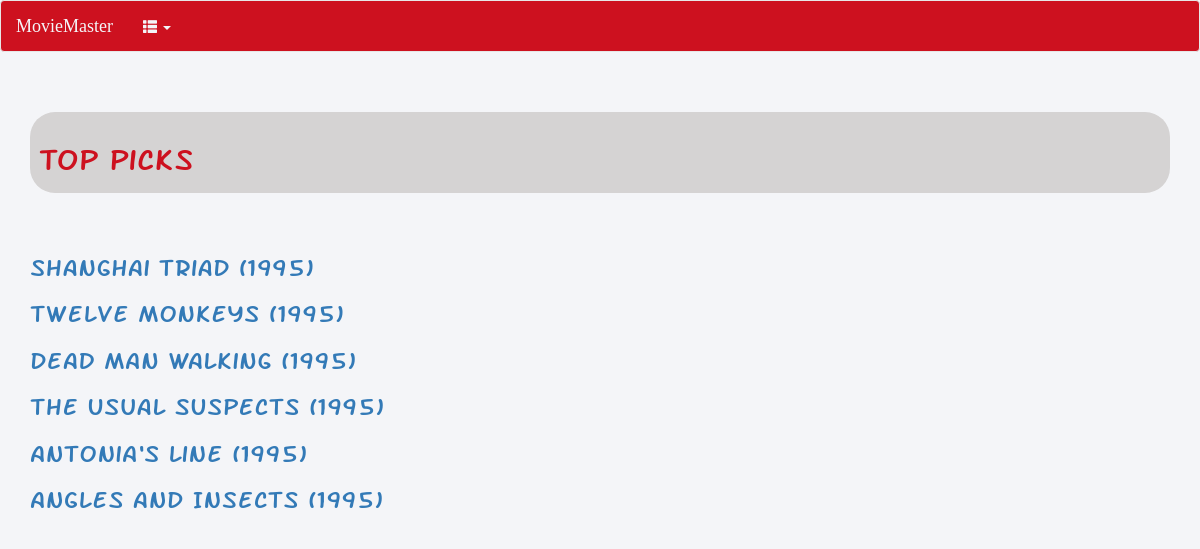
The page /user/ on the database as committed earlier.
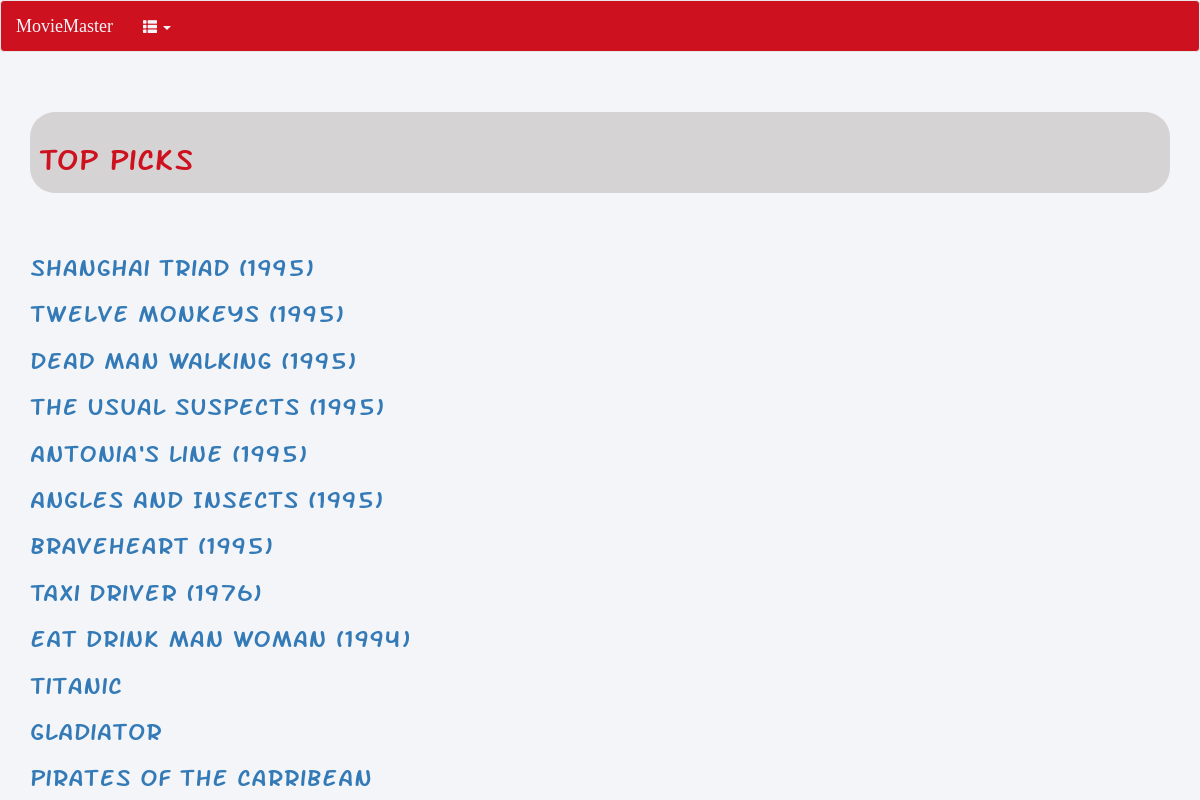
The same page on the database as committed later.
### predictions/models.py (models this page shows)
class Movie(models.Model):
	title = models.CharField(max_length=255)
	genre = models.CharField(max_length=255)
	description = models.TextField()
	user_ratings = models.PositiveIntegerField(validators=[MinValueValidator(1),MaxValueValidator(5)])
	slug = models.SlugField(unique=True)
	user = models.OneToOneField(User, blank=True, null=True)

### predictions/views.py (the view)
# urls.py: url(r'^user/$', 'predictions.views.user',name='user'),
def user(request):
	movies = Movie.objects.filter(user_ratings=5)
	return render(request, 'user.html',{
			'movies':movies,
	})

### predictions/templates/user.html (shortened to what this page needs)
{% load staticfiles %}
<!DOCTYPE html>
<html lang="en-US">
    <head>
        <link rel="stylesheet" href="{% static 'css/bootstrap.min.css' %}" />
        <link rel="stylesheet" href="{% static 'css/home.css' %}" />
        <link rel="stylesheet" href="{% static 'css/user.css' %}" />
    </head>
    <body>
        <nav class="navbar navbar-default">
            <div class="container-fluid">
                <div class="navbar-header">
                    <a class="navbar-brand" href="user.html">MovieMaster</a>
                </div>
                <div class="collapse navbar-collapse" id="mynavbar">
                    <ul class="nav navbar-nav" >
                        <li class="dropdown" >
                            <a class="dropdown-toggle" data-toggle="dropdown" href="#" ><span class="glyphicon glyphicon-th-list"></span> <span class="caret"></span></a>
                        </li>
                    </ul>
                </div>
            </div>
        </nav>
        <div class="container">
            <br>
            <br>
            <div class="row">
                <div class="col-md-12 col-sm-12">
                    <div class="well-sm">
                        <h2> Top picks</h2>
                    </div>
                </div>
            </div>
        </div>
        <br>
        <br>
        <div class="container">
            {% for movie in movies %}
                <h3><a href="{% url 'movie_detail' slug=movie.slug %}">
                    {{movie.title}}
                </a></h3>
            {% endfor %}
        </div>
    </body>
</html>

Rows that differ between the two databases and show on the page:
added Movie: title "Braveheart (1995)"
added Movie: title "Taxi Driver (1976)"
added Movie: title "Eat Drink Man Woman (1994)"
added Movie: title "Titanic"
added Movie: title "Gladiator"
added Movie: title "Pirates of the carribean"
